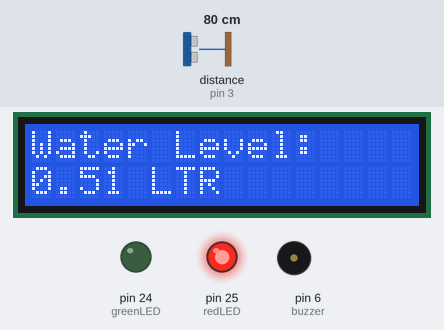
Simulated run of this sketch. Board: Arduino Mega 2560, built with avr-gcc and run on an emulated ATmega2560. Shown: 16×2 character LCD, output pins drawn as LEDs (lit = HIGH), buzzer (waves = sounding). Wiring (inferred from the names in the program): ultrasonic range finder: trigger pin 2; echo pin 3. Inputs (shaded band) come from the test bench; at power-on: distance to the obstacle (sensor on pin 3) 80 cm. The echo pulse lasts 58.3 µs per cm; pins used as bus, display or sensor lines are not drawn; what the sketch prints to the serial monitor is not drawn.

Above: at 1.2 s.
1.3 s: distance to the obstacle (sensor on pin 3) set to 14 cm
At 2.9 s:
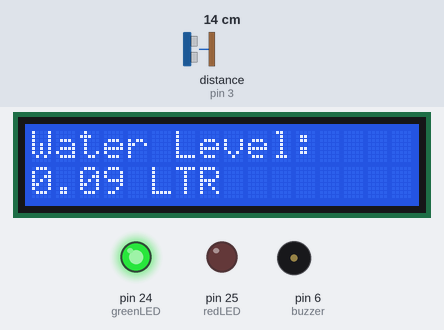
7.4 s: distance to the obstacle (sensor on pin 3) set to 11 cm
At 9.9 s:
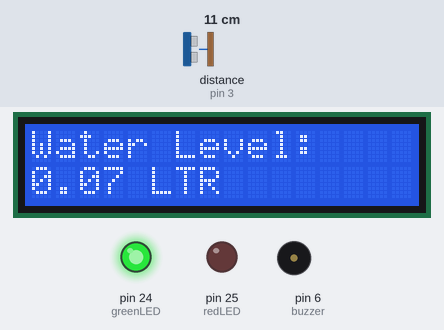
13.5 s: distance to the obstacle (sensor on pin 3) set to 2 cm
At 16.3 s:
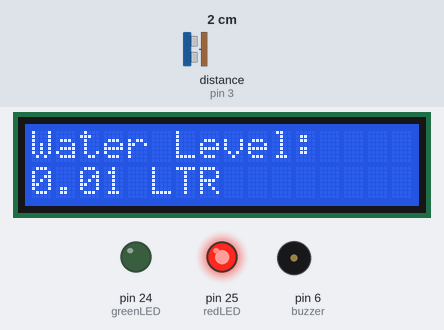
Timing chart, 0 to 23.3 s (numbered marks = the images above; inputs shaded):
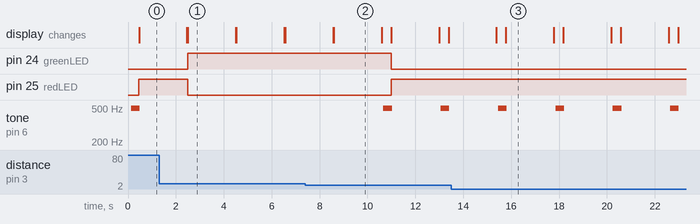

Measured:
- the behaviour switches between 13 and 12 cm on distance to the obstacle (sensor on pin 3) (found by bisection; images 1 and 2)
- after the input at 1.3 s, the display: first differs from a run without the input after 1.2 s (image 1)
- after the input at 7.4 s, pin 24 (greenLED): HIGH → LOW after 3.6 s; pin 25 (redLED): LOW → HIGH after 3.6 s; tone on pin 6 (buzzer): alternates 495 Hz for 0.36 s and silent for 2.0 s, starting after 3.3 s; the display: first differs from a run without the input after 1.2 s (image 2)
- after the input at 13.5 s, the display: first differs from a run without the input after 2.3 s (image 3)
- what the display in image 1 shows lasts 2.0 s, from 2.5 s to 4.5 s

The sketch:

Ghana_Code_League_Water_Monitoring.ino
```cpp
/*
 *This script mainly controls the hardware of the project by
 *constantly checking for the distance between the ultrasonic sensor
 *and the target object. Necessary action or actuations are then taken
 *based on the readings from the sensor
 */

#include "LiquidCrystal.h"
#include <SoftwareSerial.h>

LiquidCrystal lcd(7, 8, 9, 10, 11, 12);

SoftwareSerial espSerial(45, 46);

int Echo_pin = 3;
int Trig_pin = 2;

// LCD Parameters
int pingTravelTime;
float pingTravelDistance;
float distanceToTarget;
float dist_litres;
int dt = 2000;

//LED Parameters
int greenLED = 24;
int redLED  =  25;

int buzzer = 6;
unsigned char a;

void setup () {
  Serial.begin(112500);
  Serial.setTimeout(10);

  espSerial.begin(115200);

  lcd.begin(16, 2);
  pinMode(redLED, OUTPUT);
  pinMode(greenLED, OUTPUT);

  pinMode(Echo_pin, INPUT);
  pinMode(Trig_pin, OUTPUT);

  pinMode(buzzer, OUTPUT);
}


float calculate_volume_litres(float val) {
  // 1 litre = 61.02 cubic inch
  // x litres = val cubic inch
  // x litres = (1 * val) / 61.02 cubic inch
  float output_litres = (1 * val) / 61.02;
  return output_litres;
}

void loop() {
  digitalWrite(Trig_pin, LOW);
  delayMicroseconds(10);

  digitalWrite(Trig_pin, HIGH);
  delayMicroseconds(10);

  digitalWrite(Trig_pin, LOW);

  pingTravelTime = pulseIn(Echo_pin, HIGH);
  delay(25);

  pingTravelDistance = (pingTravelTime * 765. * 5280. *12) / (3600. * 1000000);
  distanceToTarget = pingTravelDistance / 2;

  Send_Alert(distanceToTarget);

  Serial.print("Distance to target:  ");
  Serial.print(distanceToTarget);
  Serial.println(" in.");

  // LCD ACTION
  lcd.setCursor(0, 0);
  lcd.print("Water Level:  ");
  lcd.setCursor(0, 1);

  // Converting from inches to litres
  dist_litres = calculate_volume_litres(distanceToTarget);
  lcd.print(dist_litres);
  lcd.print(" LTR");
  delay(dt);
  lcd.clear();
}

void Send_Alert (int distanceToTarget) {
  if (dist_litres <= 0.08) {
    Sound_Buzzer();
//    Serial.write('$');
    espSerial.println('$');
    digitalWrite(redLED, HIGH);
    digitalWrite(greenLED, LOW);
  }

  if (dist_litres >= 0.09) {
    digitalWrite(redLED, LOW);
    digitalWrite(greenLED, HIGH);
  }
}

void Sound_Buzzer() {
  for (a = 0; a < 80; a++) {
    digitalWrite(buzzer, HIGH);   delay(1);
    digitalWrite(buzzer, LOW);    delay(1);
  }

  for (a = 0; a < 100; a++) {
    digitalWrite(buzzer, HIGH);   delay(1);
    digitalWrite(buzzer, LOW);    delay(1);
  }
}
```
